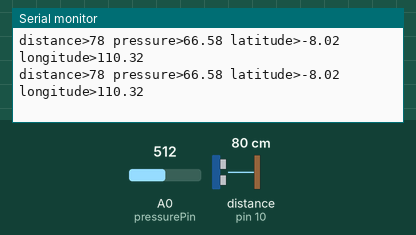
Simulated run of this sketch. Board: Arduino Uno, built with avr-gcc and run on an emulated ATmega328P. Parts: the last lines printed to the serial monitor. Wiring (inferred from the names in the program): ultrasonic range finder: trigger pin 9; echo pin 10. The test bench sets the inputs (shaded band); at power-on: A0 (pressurePin) = 512, distance to the obstacle (sensor on pin 10) 80 cm. The echo pulse lasts 58.3 µs per cm.

Above: at 11.7 s.
11.8 s: A0 (pressurePin) set to 815
At 11.99 s:
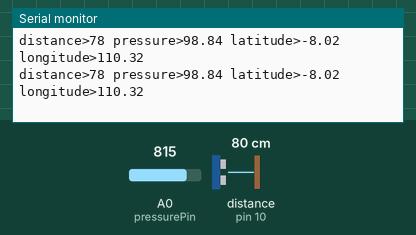
14.8 s: A0 (pressurePin) set to 838
At 14.88 s:
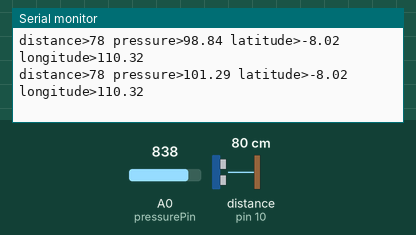
Timing chart, 0 to 17.8 s (numbered marks = the images above; inputs shaded):
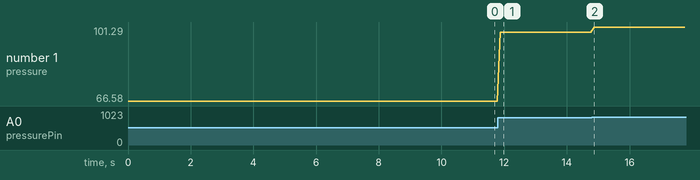

Measured:
- after the input at 11.8 s, the serial monitor: prints a new line after 0.08 s (image 1)
- after the input at 14.8 s, the serial monitor: prints a new line after 0.08 s (image 2)
- plotted number 1: 66.58 → 98.84 after the input at 11.8 s, 98.84 → 101.29 after the input at 14.8 s

The sketch:

Arduino_Proteus.ino
```cpp
//ARDUINO PROTEUS CODE

    // defines pins numbers
    const int trigPin = 9;
    const int echoPin = 10;
    // defines variables
    long duration;
    int distance;

void setup() {
    pinMode(trigPin, OUTPUT); // Sets the trigPin as an Output
    pinMode(echoPin, INPUT); // Sets the echoPin as an Input
    Serial.begin(9600); // Starts the serial communication
    }

void loop() {
  int pressurePin = 0;
  int val = analogRead(pressurePin);      // read the rawADC value.
  float voltage = (float) val / 1023.0 * 5.0;   // voltage at the input pin
  float kPa = ((voltage - 0.135) / 0.0459) + 15;

    // Clears the trigPin
    digitalWrite(trigPin, LOW);
    delayMicroseconds(2);
    // Sets the trigPin on HIGH state for 10 micro seconds
    digitalWrite(trigPin, HIGH);
    delayMicroseconds(10);
    digitalWrite(trigPin, LOW);
    // Reads the echoPin, returns the sound wave travel time in microseconds
    duration = pulseIn(echoPin, HIGH);
    // Calculating the distance
    distance= duration*0.034/2;
    // Prints the distance on the Serial Monitor
    Serial.print("distance>");
    Serial.print(distance);//distance
    Serial.print(" pressure>");
    Serial.print(kPa);//pressure
    Serial.print(" latitude>");
    Serial.print(-8.021);
    Serial.print(" longitude>");
    Serial.println(110.321);
    delay(100);
}
```
